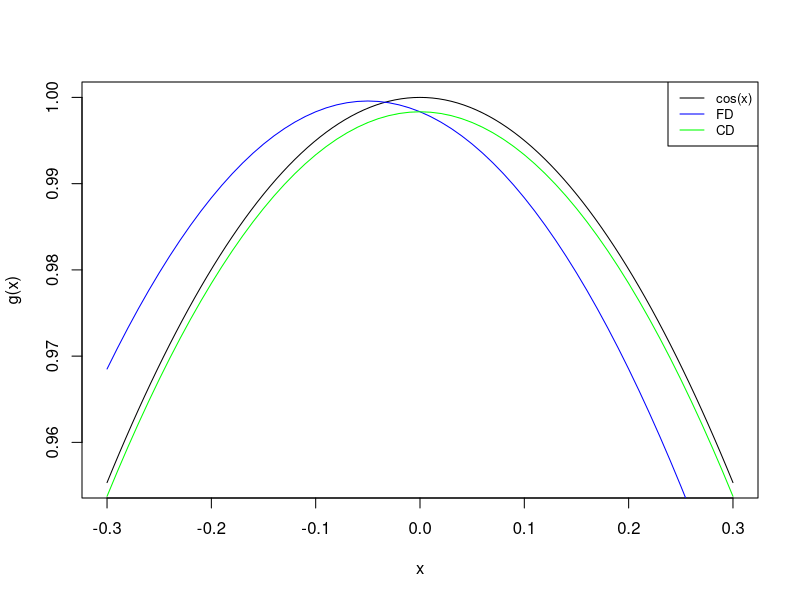
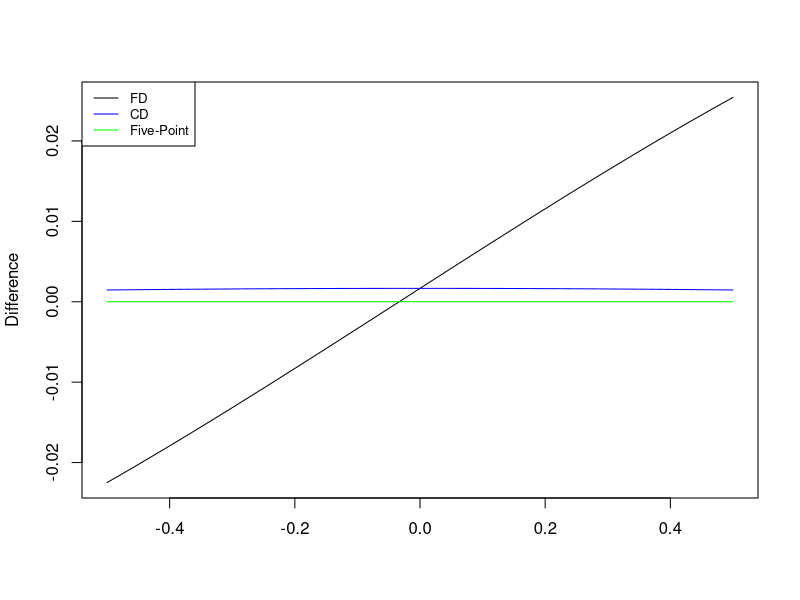
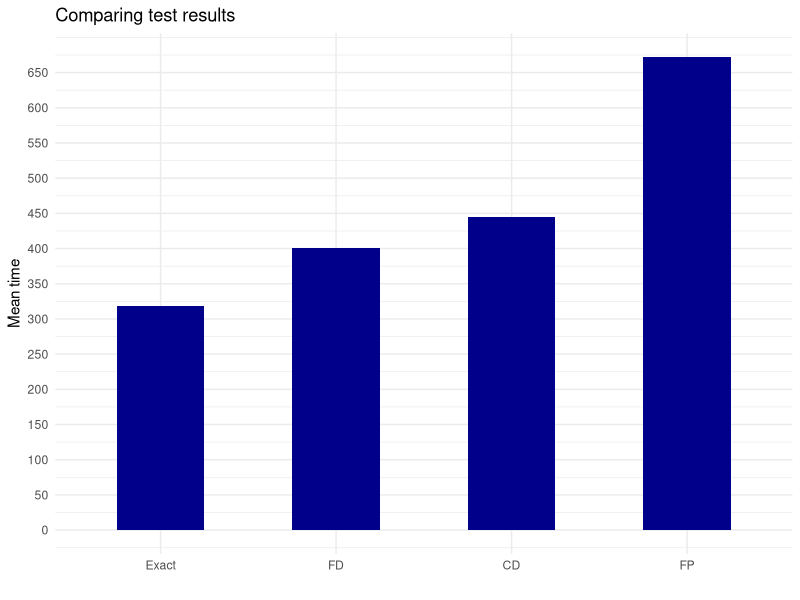

Source code (R) for these figures, in order:
## ---- chunk 1
f <- function(x) sin(x)
g <- function(x) cos(x)
fd <- function(x){
  h <- 1e-1
  (f(x + h) - f(x))/h
}
cd <- function(x){
  h <- 1e-1
  (f(x + h) - f(x - h))/(2*h)
}
int <- seq(-0.3,0.3, 0.01)
curve(g, min(int), max(int))
lines(int, fd(int), col = 'blue')
lines(int, cd(int), col = 'green')
legend('topright', legend = c('cos(x)', 'FD', 'CD'),
       col = c('black', 'blue', 'green'), 
       lty = 1, cex = 0.8)
## ---- chunk 2
h <- 0.1
f <- function(x) {sin(x)}
g_exact <- function(x) {cos(x)}
FD <- function(x) {
  FDf <- (f(x + h) - f(x))/h    
  return(FDf)
}
CD <- function(x) {
  CDf <- (f(x + h) - f(x - h))/(2*h)
  return(CDf)
}
XCD <- function(x) {
  XCDf <- (8*f(x + h) - 8*f(x - h) - f(x + 2*h) + f(x - 2*h))/(12*h)
  return(XCDf)
}

int <- seq(-.5,.5, 0.001)

diff_XCD <- function(x) g_exact(x) - XCD(x)
diff_CD <- function(x) g_exact(x) - CD(x)
diff_FD <- function(x) g_exact(x) - FD(x)
curve(diff_FD, min(int), max(int), ylab = "Difference", xlab = "")
lines(int, diff_CD(int), col = 'blue')
lines(int, diff_XCD(int), col = 'green')
legend("topleft", legend = c("FD", "CD", "Five-Point"),
       col = c("black", "blue", "green"),
       lty = 1, cex = 0.8)
## ---- chunk 3
# Exact functions
f <- function(x) 100*(x[2] - x[1]^2)^2 + (1 - x[1])^2
g <- function(x) c(2*(x[1] - 1) - 400*x[1]*(x[2] - x[1]^2), 200*(x[2] - x[1]^2))
# Implementation of Algorithm 3.5
# (Line Search Algorithm)
alpha <- function(a_0, x_k, c1, c2, r_k) {
  a_max <- 4*a_0
  f_k <- f(x_k)
  phi_k <- f_k
  a_1 <- a_0
  a0 <- 0
  a_k <- a_1
  a_k_old <- a0
  k <- 0
  k_max <- 10000   
  done <- FALSE
  while(!done) {
    k <- k + 1
    f_k <- f(x_k)
    g_k <- g(x_k)
    p_k <- -g_k
    phi_k_old <- f(x_k + a_k_old * p_k)
      phi_k <- f(x_k + a_k * p_k)
      dphi_k_0 <- t(g(x_k)) %*% p_k
      l_k <- f_k + c1 * a_k * dphi_k_0
      if ((phi_k > l_k) || ((k > 1) && (phi_k >= phi_k_old))) {
        return(zoom(a_k_old, a_k, x_k, c1, c2))
      }
    dphi_k <- t(g(x_k + a_k * p_k)) %*% p_k
      if (abs(dphi_k) <= -c2*dphi_k_0) {
        return(a_k)
      }
    if (dphi_k >= 0) {
      return(zoom(a_k, a_k_old, x_k, c1, c2))
    }
    a_k_old <- a_k
    a_k <- r_k*a_k + (1 - r_k)*a_max
    done <- (k > k_max)
  }
  return(a_k)
}

# Implementation of Algorithm ...
# (Zoom Algorithm)
zoom <- function(a_lo, a_hi, x_k, c1, c2) {
  f_k <- f(x_k)
  g_k <- g(x_k)
  p_k <- -g_k
  k <- 0
  k_max <- 10000   # Maximum number of iterations.
  done <- FALSE
  while(!done) {
    k <- k + 1
    phi_lo <- f(x_k + a_lo * p_k)
      a_k <- 0.5*(a_lo + a_hi)
      phi_k <-  f(x_k + a_k * p_k)
      dphi_k_0 <- t(g(x_k)) %*% p_k
      l_k <-  f_k + c1 * a_k * dphi_k_0
      if ((phi_k > l_k) || (phi_k >= phi_lo)) {
        a_hi <- a_k
      } else {
        dphi_k <-  t(g(x_k + a_k * p_k)) %*% p_k
          if (abs(dphi_k) <= -c2*dphi_k_0) {
            return(a_k)
          }
        if (dphi_k*(a_hi - a_lo) >= 0) {
          a_hi <- a_lo
        }
        a_lo <- a_k
      }
    done <- (k > k_max)
  }
  return(a_k)
}
# Implementation of Algorithm 3.5 (with CD instead of exact gradient)
# (Line Search Algorithm)
alpha_cd <- function(a_0, x_k, c1, c2, r_k) {
  g <- function(x, h = 1e-8){
    c((f(x + c(h,0)) - f(x - c(h,0)))/(2*h), (f(x + c(0,h)) - f(x - c(0,h)))/(2*h))
  }
  a_max <- 4*a_0
  f_k <- f(x_k)
  phi_k <- f_k
  a_1 <- a_0
  a0 <- 0
  a_k <- a_1
  a_k_old <- a0
  k <- 0
  k_max <- 10000   
  done <- FALSE
  while(!done) {
    k <- k + 1
    f_k <- f(x_k)
    g_k <- g(x_k)
    p_k <- -g_k
    phi_k_old <- f(x_k + a_k_old * p_k)
      phi_k <- f(x_k + a_k * p_k)
      dphi_k_0 <- t(g(x_k)) %*% p_k
      l_k <- f_k + c1 * a_k * dphi_k_0
      if ((phi_k > l_k) || ((k > 1) && (phi_k >= phi_k_old))) {
        return(zoom_cd(a_k_old, a_k, x_k, c1, c2))
      }
    dphi_k <- t(g(x_k + a_k * p_k)) %*% p_k
      if (abs(dphi_k) <= -c2*dphi_k_0) {
        return(a_k)
      }
    if (dphi_k >= 0) {
      return(zoom_cd(a_k, a_k_old, x_k, c1, c2))
    }
    a_k_old <- a_k
    a_k <- r_k*a_k + (1 - r_k)*a_max
    done <- (k > k_max)
  }
  return(a_k)
}

# Implementation of Algorithm ... (with CD instead of exact gradient)
# (Zoom Algorithm)
zoom_cd <- function(a_lo, a_hi, x_k, c1, c2) {
  g <- function(x, h = 1e-8){
    c((f(x + c(h,0)) - f(x - c(h,0)))/(2*h), (f(x + c(0,h)) - f(x - c(0,h)))/(2*h))
  }
  f_k <- f(x_k)
  g_k <- g(x_k)
  p_k <- -g_k
  k <- 0
  k_max <- 10000   # Maximum number of iterations.
  done <- FALSE
  while(!done) {
    k <- k + 1
    phi_lo <- f(x_k + a_lo * p_k)
      a_k <- 0.5*(a_lo + a_hi)
      phi_k <-  f(x_k + a_k * p_k)
      dphi_k_0 <- t(g(x_k)) %*% p_k
      l_k <-  f_k + c1 * a_k * dphi_k_0
      if ((phi_k > l_k) || (phi_k >= phi_lo)) {
        a_hi <- a_k
      } else {
        dphi_k <-  t(g(x_k + a_k * p_k)) %*% p_k
          if (abs(dphi_k) <= -c2*dphi_k_0) {
            return(a_k)
          }
        if (dphi_k*(a_hi - a_lo) >= 0) {
          a_hi <- a_lo
        }
        a_lo <- a_k
      }
    done <- (k > k_max)
  }
  return(a_k)
}

alpha_fd <- function(a_0, x_k, c1, c2, r_k) {
  g <- function(x, h = 1e-8){
    c((f(x + c(h,0)) - f(x))/(h), (f(x + c(0,h)) - f(x))/(h))
  }
  a_max <- 4*a_0
  f_k <- f(x_k)
  phi_k <- f_k
  a_1 <- a_0
  a0 <- 0
  a_k <- a_1
  a_k_old <- a0
  k <- 0
  k_max <- 10000   
  done <- FALSE
  while(!done) {
    k <- k + 1
    f_k <- f(x_k)
    g_k <- g(x_k)
    p_k <- -g_k
    phi_k_old <- f(x_k + a_k_old * p_k)
      phi_k <- f(x_k + a_k * p_k)
      dphi_k_0 <- t(g(x_k)) %*% p_k
      l_k <- f_k + c1 * a_k * dphi_k_0
      if ((phi_k > l_k) || ((k > 1) && (phi_k >= phi_k_old))) {
        return(zoom_fd(a_k_old, a_k, x_k, c1, c2))
      }
    dphi_k <- t(g(x_k + a_k * p_k)) %*% p_k
      if (abs(dphi_k) <= -c2*dphi_k_0) {
        return(a_k)
      }
    if (dphi_k >= 0) {
      return(zoom_fd(a_k, a_k_old, x_k, c1, c2))
    }
    a_k_old <- a_k
    a_k <- r_k*a_k + (1 - r_k)*a_max
    done <- (k > k_max)
  }
  return(a_k)
}

# Implementation of Algorithm ... (with CD instead of exact gradient)
# (Zoom Algorithm)
zoom_fd <- function(a_lo, a_hi, x_k, c1, c2) {
  g <- function(x, h = 1e-8){
    c((f(x + c(h,0)) - f(x))/(h), (f(x + c(0,h)) - f(x))/(h))
  }
  f_k <- f(x_k)
  g_k <- g(x_k)
  p_k <- -g_k
  k <- 0
  k_max <- 10000   # Maximum number of iterations.
  done <- FALSE
  while(!done) {
    k <- k + 1
    phi_lo <- f(x_k + a_lo * p_k)
      a_k <- 0.5*(a_lo + a_hi)
      phi_k <-  f(x_k + a_k * p_k)
      dphi_k_0 <- t(g(x_k)) %*% p_k
      l_k <-  f_k + c1 * a_k * dphi_k_0
      if ((phi_k > l_k) || (phi_k >= phi_lo)) {
        a_hi <- a_k
      } else {
        dphi_k <-  t(g(x_k + a_k * p_k)) %*% p_k
          if (abs(dphi_k) <= -c2*dphi_k_0) {
            return(a_k)
          }
        if (dphi_k*(a_hi - a_lo) >= 0) {
          a_hi <- a_lo
        }
        a_lo <- a_k
      }
    done <- (k > k_max)
  }
  return(a_k)
}

alpha_fp <- function(a_0, x_k, c1, c2, r_k) {
  g <- function(x, h = 1e-8){
    c((8*f(x + c(h,0)) - 8*f(x - c(h,0)) - f(x + c(2*h,0)) + f(x - c(2*h,0)))/(12*h),
      (8*f(x + c(0,h)) - 8*f(x - c(0,h)) - f(x + c(0,2*h)) + f(x - c(0,2*h)))/(12*h))
  }
  a_max <- 4*a_0
  f_k <- f(x_k)
  phi_k <- f_k
  a_1 <- a_0
  a0 <- 0
  a_k <- a_1
  a_k_old <- a0
  k <- 0
  k_max <- 10000   
  done <- FALSE
  while(!done) {
    k <- k + 1
    f_k <- f(x_k)
    g_k <- g(x_k)
    p_k <- -g_k
    phi_k_old <- f(x_k + a_k_old * p_k)
      phi_k <- f(x_k + a_k * p_k)
      dphi_k_0 <- t(g(x_k)) %*% p_k
      l_k <- f_k + c1 * a_k * dphi_k_0
      if ((phi_k > l_k) || ((k > 1) && (phi_k >= phi_k_old))) {
        return(zoom_fp(a_k_old, a_k, x_k, c1, c2))
      }
    dphi_k <- t(g(x_k + a_k * p_k)) %*% p_k
      if (abs(dphi_k) <= -c2*dphi_k_0) {
        return(a_k)
      }
    if (dphi_k >= 0) {
      return(zoom_fp(a_k, a_k_old, x_k, c1, c2))
    }
    a_k_old <- a_k
    a_k <- r_k*a_k + (1 - r_k)*a_max
    done <- (k > k_max)
  }
  return(a_k)
}

# Implementation of Algorithm ... (with CD instead of exact gradient)
# (Zoom Algorithm)
zoom_fp <- function(a_lo, a_hi, x_k, c1, c2) {
  g <- function(x, h = 1e-8){
    c((8*f(x + c(h,0)) - 8*f(x - c(h,0)) - f(x + c(2*h,0)) + f(x - c(2*h,0)))/(12*h),
      (8*f(x + c(0,h)) - 8*f(x - c(0,h)) - f(x + c(0,2*h)) + f(x - c(0,2*h)))/(12*h))
  }
  f_k <- f(x_k)
  g_k <- g(x_k)
  p_k <- -g_k
  k <- 0
  k_max <- 10000   # Maximum number of iterations.
  done <- FALSE
  while(!done) {
    k <- k + 1
    phi_lo <- f(x_k + a_lo * p_k)
      a_k <- 0.5*(a_lo + a_hi)
      phi_k <-  f(x_k + a_k * p_k)
      dphi_k_0 <- t(g(x_k)) %*% p_k
      l_k <-  f_k + c1 * a_k * dphi_k_0
      if ((phi_k > l_k) || (phi_k >= phi_lo)) {
        a_hi <- a_k
      } else {
        dphi_k <-  t(g(x_k + a_k * p_k)) %*% p_k
          if (abs(dphi_k) <= -c2*dphi_k_0) {
            return(a_k)
          }
        if (dphi_k*(a_hi - a_lo) >= 0) {
          a_hi <- a_lo
        }
        a_lo <- a_k
      }
    done <- (k > k_max)
  }
  return(a_k)
}
# Define norm to determine convergence
norm2 <- function(x) norm(as.matrix(x), type = "2")

# The base algorithm that uses the exact gradient
gd.strong.wolfe <- function(f, g, x_0, a_0 = 1, r_k = 0.5, c1 = 1e-4, c2 = 4e-1, tol_grad_f = 5e-4, k_max = 10000) {
  keep_going <- TRUE
  x_k <- x_0
  k <- 0
  while (keep_going) {
    k <- k + 1
    a_k <- alpha(a_0, x_k, c1, c2, r_k)
    g_k <- g(x_k)
    p_k <- -g_k
    x_k <- x_k + a_k*p_k
    keep_going <- (norm2(g_k) >= tol_grad_f) & (k < k_max)
  }
  #cat('x_k =', x_k, '\t', 'f(x_k) =', f(x_k), '\t', 'k =', k, '\n')
}
gd.strong.wolfe.FD <- function(f, g, x_0, a_0 = 1, r_k = 0.5, c1 = 1e-4, c2 = 4e-1, tol_grad_f = 5e-4, k_max = 10000) {
  keep_going <- TRUE
  x_k <- x_0
  k <- 0
  while (keep_going) {
    k <- k + 1
    a_k <- alpha_fd(a_0, x_k, c1, c2, r_k)
    g_k <- g(x_k)
    p_k <- -g_k
    x_k <- x_k + a_k*p_k
    keep_going <- (norm2(g_k) >= tol_grad_f) & (k < k_max)
  }
  #cat('x_k =', x_k, '\t', 'f(x_k) =', f(x_k), '\t', 'k =', k, '\n')
}
gd.strong.wolfe.CD <- function(f, g, x_0, a_0 = 1, r_k = 0.5, c1 = 1e-4, c2 = 4e-1, tol_grad_f = 5e-4, k_max = 10000) {
  keep_going <- TRUE
  x_k <- x_0
  k <- 0
  while (keep_going) {
    k <- k + 1
    a_k <- alpha_cd(a_0, x_k, c1, c2, r_k)
    g_k <- g(x_k)
    p_k <- -g_k
    x_k <- x_k + a_k*p_k
    keep_going <- (norm2(g_k) >= tol_grad_f) & (k < k_max)
  }
  #cat('x_k =', x_k, '\t', 'f(x_k) =', f(x_k), '\t', 'k =', k, '\n')
}
gd.strong.wolfe.FP <- function(f, g, x_0, a_0 = 1, r_k = 0.5, c1 = 1e-4, c2 = 4e-1, tol_grad_f = 5e-4, k_max = 10000) {
  keep_going <- TRUE
  x_k <- x_0
  k <- 0
  while (keep_going) {
    k <- k + 1
    a_k <- alpha_fp(a_0, x_k, c1, c2, r_k)
    g_k <- g(x_k)
    p_k <- -g_k
    x_k <- x_k + a_k*p_k
    keep_going <- (norm2(g_k) >= tol_grad_f) & (k < k_max)
  }
  #cat('x_k =', x_k, '\t', 'f(x_k) =', f(x_k), '\t', 'k =', k, '\n')
}
## ---- chunk 4
library(microbenchmark)
bench <- microbenchmark(Exact = gd.strong.wolfe(f,g,c(0,1)),
               FD = gd.strong.wolfe.FD(f,g,c(0,1)),
               CD = gd.strong.wolfe.CD(f,g,c(0,1)),
               FP = gd.strong.wolfe.FP(f,g,c(0,1)),
               times = 1)
library(dplyr)
bench <- bench %>%
  group_by(expr) %>%
  summarise(mean_time = mean(time)/1e+6)
## ---- chunk 5
library(ggplot2)
ggplot(bench) + 
  geom_col(aes(x = expr, y = mean_time), width = 0.5, fill = 'darkblue') +
  scale_y_continuous(breaks = seq(0,650,50)) +
  xlab('') + ylab('Mean time') + ggtitle('Comparing test results') +
  theme_minimal()
## ---- chunk 6
# Make an algorithmic differentiation number
create_ADnum <- function(val, deriv = 1) {
  # a list that includes the number and its derivative
  x <- list(val = val, deriv = deriv)
  # make a class in R called 'ADnum'
  class(x) <- 'ADnum'
  return(x)
}

# Make the number 4 in a smart way
x <- create_ADnum(4)
x

# construct a custom print function for the 'ADnum' class
print.ADnum <- function(x, ...) {
  cat('value = ', x$val,
      ' and deriv = ', x$deriv, '\n', sep = '')
  return(invisible(x))
}
x
## ---- chunk 7
Ops.ADnum <- function(e1, e2) {
  # Convert the first number to ADnum
  if (.Method[1] == '') {
    e1 <- create_ADnum(e1, 0)
  }
  # Convert the second number to ADnum
  if (.Method[2] == '') {
    e2 <- create_ADnum(e2, 0)
  }
  
  if (.Generic == '*') {
    return(create_ADnum(e1$val * e2$val, e1$deriv*e2$val + e2$deriv*e1$val))
  }
  
  if (.Generic == '+') {
    return(create_ADnum(e1$val + e2$val, e1$deriv + e2$deriv))
  }
  
  if (.Generic == '-') {
    return(create_ADnum(e1$val - e2$val, e1$deriv - e2$deriv))
  }
  
  if (.Generic == '/') {
    return(create_ADnum(e1$val / e2$val, (e1$deriv*e2$val - e1$val*e2$deriv)/e2$val^2))
  }
  
  stop("Function '", Generic, "' not yet implemented for ADnum")
}

Math.ADnum <- function(x, ...) {
  if (.Generic == "cos") {
    return(create_ADnum(cos(x$val), x$deriv * -sin(x$val)))
  } else if (.Generic == "sin") {
    return(create_ADnum(sin(x$val), x$deriv * cos(x$val)))
  } else if (.Generic == "exp") {
    return(create_ADnum(exp(x$val), x$deriv * exp(x$val)))
  }
  stop("Function '", .Generic, "' not yet implemented for Ad num")
}
## ---- chunk 8
x <- create_ADnum(1); cos(x + 2)*3
